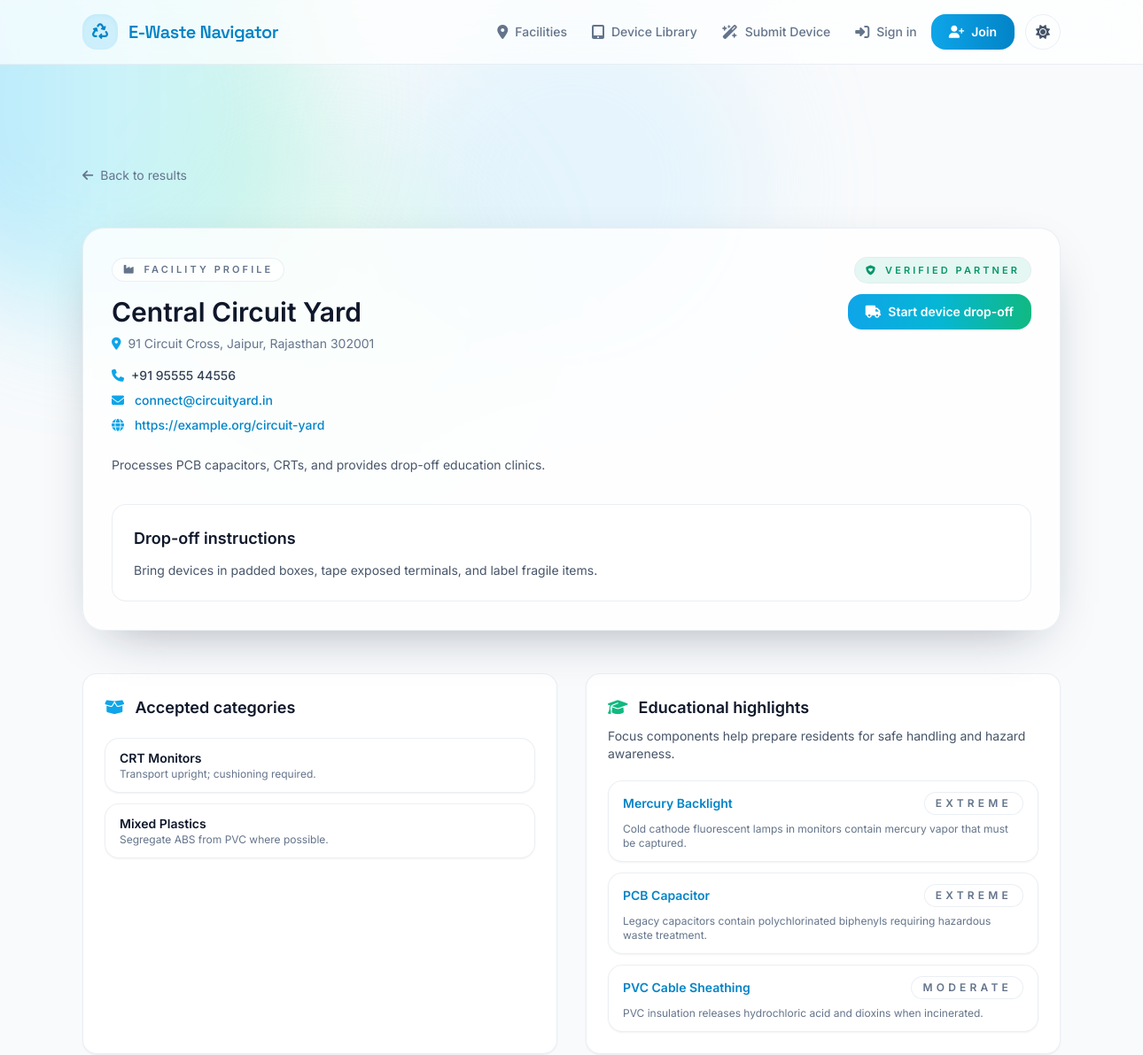
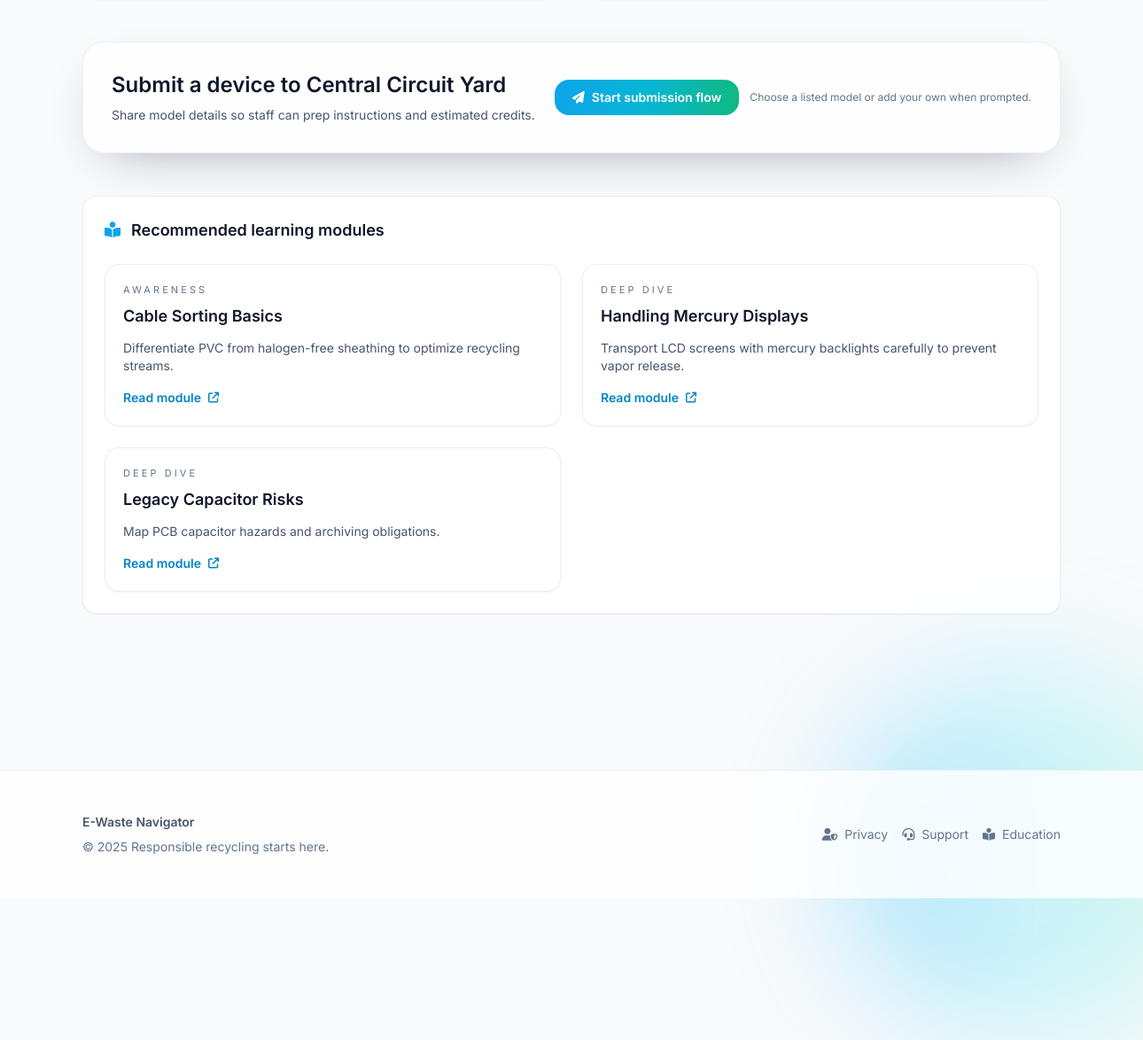
The page /locations/central-circuit-yard/ on the database its author committed (2 pictures, top to bottom).
### facilities/models.py (models this page shows, shortened)
class Facility(models.Model):
	name = models.CharField(max_length=200)
	slug = models.SlugField(max_length=210, unique=True)
	tagline = models.CharField(max_length=255, blank=True)
	description = models.TextField(blank=True)
	street_address = models.CharField(max_length=255)
	city = models.CharField(max_length=120)
	state_province = models.CharField(max_length=120)
	postal_code = models.CharField(max_length=20)
	country = models.CharField(max_length=60, default="India")
	latitude = models.DecimalField(max_digits=9, decimal_places=6, null=True, blank=True)
	longitude = models.DecimalField(max_digits=9, decimal_places=6, null=True, blank=True)
	phone_number = models.CharField(max_length=30, blank=True)
	email = models.EmailField(blank=True)
	website = models.URLField(blank=True)
	hours_of_operation = models.JSONField(default=dict, blank=True)
	drop_off_instructions = models.TextField(blank=True)
	services = models.ManyToManyField(
		FacilityService,
		related_name="facilities",
		blank=True,
	)
	focus_components = models.ManyToManyField(
		'education.HazardousComponent',
		related_name='facilities',
		blank=True,
	)
	is_verified = models.BooleanField(default=False)
	created_at = models.DateTimeField(auto_now_add=True)
	updated_at = models.DateTimeField(auto_now=True)
	class Meta:
		ordering = ["name"]
	@property
	def full_address(self) -> str:
		return f"{self.street_address}, {self.city}, {self.state_province} {self.postal_code}"

class FacilityAcceptedItem(models.Model):
	facility = models.ForeignKey(Facility, related_name="accepted_items", on_delete=models.CASCADE)
	category = models.CharField(max_length=150)
	notes = models.CharField(max_length=255, blank=True)
	class Meta:
		unique_together = ("facility", "category")
		ordering = ["category"]

### education/models.py (models this page shows, shortened)
class HazardousComponent(models.Model):
	LOW = "low"
	MODERATE = "moderate"
	HIGH = "high"
	EXTREME = "extreme"
	HAZARD_LEVEL_CHOICES = [
		(LOW, "Low"),
		(MODERATE, "Moderate"),
		(HIGH, "High"),
		(EXTREME, "Extreme"),
	]
	name = models.CharField(max_length=150)
	slug = models.SlugField(max_length=160, unique=True)
	hazard_level = models.CharField(
		max_length=20,
		choices=HAZARD_LEVEL_CHOICES,
		default=MODERATE,
	)
	overview = models.TextField(help_text="High-level explanation of the component risk.")
	environmental_impact = models.TextField()
	human_health_impact = models.TextField()
	safe_handling_guidance = models.TextField(blank=True)
	last_reviewed = models.DateField(null=True, blank=True)
	created_at = models.DateTimeField(auto_now_add=True)
	updated_at = models.DateTimeField(auto_now=True)
	class Meta:
		ordering = ["name"]

class LearningModule(models.Model):
	AWARENESS = "awareness"
	ACTION = "action"
	DEEP_DIVE = "deep_dive"
	MODULE_TYPE_CHOICES = [
		(AWARENESS, "Awareness"),
		(ACTION, "Actionable Guidance"),
		(DEEP_DIVE, "Deep Dive"),
	]
	title = models.CharField(max_length=200)
	slug = models.SlugField(max_length=210, unique=True)
	summary = models.CharField(max_length=255)
	body = models.TextField()
	module_type = models.CharField(
		max_length=20,
		choices=MODULE_TYPE_CHOICES,
		default=AWARENESS,
	)
	components = models.ManyToManyField(HazardousComponent, related_name="modules")
	estimated_read_time = models.PositiveIntegerField(default=3, help_text="In minutes")
	is_published = models.BooleanField(default=True)
	created_at = models.DateTimeField(auto_now_add=True)
	updated_at = models.DateTimeField(auto_now=True)
	class Meta:
		ordering = ["title"]

### facilities/views.py (the view)
# urls.py: path("locations/<slug:slug>/", views.FacilityDetailView.as_view(), name="facility_detail"),
class FacilityDetailView(DetailView):
	model = Facility
	template_name = "facilities/facility_detail.html"
	context_object_name = "facility"
	slug_field = "slug"
	slug_url_kwarg = "slug"
	def get_queryset(self):
		return (
			Facility.objects.select_related()
			.prefetch_related("services", "focus_components", "accepted_items")
			.all()
		)
	def get_context_data(self, **kwargs):
		context = super().get_context_data(**kwargs)
		facility = self.object
		context["device_submission_form"] = DeviceSubmissionForm(
			initial={"drop_off_facility": facility},
		)
		context["related_modules"] = (
			LearningModule.objects.filter(components__in=facility.focus_components.all())
			.distinct()
			.order_by("title")
		)
		return context

### facilities/templates/facilities/facility_detail.html (shortened to what this page needs)
{% extends "base.html" %}
{% block content %}
<section class="page-section">
    <div class="layout-container space-y-12">
        <a href="{% url 'facilities:facility_list' %}" class="inline-flex items-center gap-2 text-sm text-slate-500 transition hover:text-sky-600 dark:text-slate-400 dark:hover:text-sky-300">
            <i class="fa-solid fa-arrow-left"></i>
            Back to results
        </a>
        <div class="glass-card">
            <div class="flex flex-col gap-6 md:flex-row md:items-start md:justify-between">
                <div>
                    <span class="chip-badge mb-4"><i class="fa-solid fa-industry"></i>Facility profile</span>
                    <h1 class="text-3xl font-semibold text-slate-900 dark:text-white">{{ facility.name }}</h1>
                    <p class="mt-2 text-sm text-slate-500 dark:text-slate-400"><i class="fa-solid fa-location-dot mr-2 text-sky-500"></i>{{ facility.full_address }}</p>
                    <ul class="mt-4 space-y-2 text-sm text-slate-600 dark:text-slate-300">
                        {% if facility.phone_number %}
                            <li><i class="fa-solid fa-phone mr-2 text-sky-500"></i><span class="font-medium text-slate-700 dark:text-slate-200">{{ facility.phone_number }}</span></li>
                        {% endif %}
                        {% if facility.email %}
                            <li>
                                <i class="fa-solid fa-envelope mr-2 text-sky-500"></i>
                                <a href="mailto:{{ facility.email }}" class="font-medium text-sky-600 hover:text-sky-500 dark:text-sky-300 dark:hover:text-sky-200">{{ facility.email }}</a>
                            </li>
                        {% endif %}
                        {% if facility.website %}
                            <li>
                                <i class="fa-solid fa-globe mr-2 text-sky-500"></i>
                                <a href="{{ facility.website }}" target="_blank" rel="noopener" class="font-medium text-sky-600 hover:text-sky-500 dark:text-sky-300 dark:hover:text-sky-200">{{ facility.website }}</a>
                            </li>
                        {% endif %}
                    </ul>
                </div>
                <div class="flex flex-col items-end gap-3 text-sm text-slate-500 dark:text-slate-300">
                    {% if facility.is_verified %}
                        <span class="chip-badge bg-emerald-500/10 text-emerald-600 dark:text-emerald-200">
                            <i class="fa-solid fa-shield-heart"></i>
                            Verified partner
                        </span>
                    {% endif %}
                    <a href="{% url 'devices:submit' %}?facility={{ facility.slug }}" class="primary-btn">
                        <i class="fa-solid fa-truck"></i>
                        Start device drop-off
                    </a>
                </div>
            </div>
            <p class="mt-6 text-sm text-slate-600 leading-relaxed dark:text-slate-300">{{ facility.description|default:"This facility has not added an overview yet." }}</p>
            {% if facility.drop_off_instructions %}
                <div class="mt-8 rounded-2xl border border-slate-200/70 bg-white/70 p-6 shadow-inner shadow-white/40 dark:border-slate-800/60 dark:bg-slate-900/60">
                    <h2 class="card-heading">Drop-off instructions</h2>
                    <p class="mt-3 whitespace-pre-line text-sm text-slate-600 dark:text-slate-300">{{ facility.drop_off_instructions }}</p>
                </div>
            {% endif %}
        </div>
        <div class="grid gap-8 lg:grid-cols-2">
            <section class="subtle-card">
                <h2 class="card-heading flex items-center gap-3"><i class="fa-solid fa-box-open text-sky-500"></i>Accepted categories</h2>
                <ul class="mt-5 space-y-3 text-sm text-slate-600 dark:text-slate-300">
                    {% for item in facility.accepted_items.all %}
                        <li class="rounded-2xl border border-slate-200/70 bg-white/70 px-4 py-3 shadow-sm dark:border-slate-800/60 dark:bg-slate-900/60">
                            <p class="font-semibold text-slate-900 dark:text-white">{{ item.category }}</p>
                            {% if item.notes %}
                                <p class="text-xs text-slate-500 dark:text-slate-400">{{ item.notes }}</p>
                            {% endif %}
                        </li>
                    {% empty %}
                        <li class="text-sm text-slate-500 dark:text-slate-500">Facility has not specified accepted items yet.</li>
                    {% endfor %}
                </ul>
            </section>
            <section class="subtle-card">
                <h2 class="card-heading flex items-center gap-3"><i class="fa-solid fa-graduation-cap text-emerald-500"></i>Educational highlights</h2>
                <p class="card-body mt-2">Focus components help prepare residents for safe handling and hazard awareness.</p>
                <ul class="mt-5 space-y-3 text-sm text-slate-600 dark:text-slate-300">
                    {% for component in facility.focus_components.all %}
                        <li class="rounded-2xl border border-slate-200/70 bg-white/70 px-4 py-3 shadow-sm dark:border-slate-800/60 dark:bg-slate-900/60">
                            <div class="flex items-center justify-between">
                                <p class="font-semibold text-sky-600 dark:text-sky-200">{{ component.name }}</p>
                                <span class="chip-badge text-xs uppercase tracking-[0.35em]">{{ component.get_hazard_level_display }}</span>
                            </div>
                            <p class="mt-2 text-xs text-slate-500 line-clamp-3 dark:text-slate-400">{{ component.overview }}</p>
                        </li>
                    {% empty %}
                        <li class="text-sm text-slate-500 dark:text-slate-500">Assign focus components to surface targeted guidance.</li>
                    {% endfor %}
                </ul>
            </section>
        </div>
        <section class="glass-card">
            <div class="flex flex-col gap-4 md:flex-row md:items-center md:justify-between">
                <div>
                    <h2 class="text-2xl font-semibold text-slate-900 dark:text-white">Submit a device to {{ facility.name }}</h2>
                    <p class="mt-2 text-sm text-slate-600 dark:text-slate-400">Share model details so staff can prep instructions and estimated credits.</p>
                </div>
                <form action="{% url 'devices:submit' %}" method="get" class="flex flex-col gap-3 md:flex-row md:items-center">
                    <button type="submit" class="primary-btn">
                        <i class="fa-solid fa-paper-plane"></i>
                        Start submission flow
                    </button>
                    <span class="text-xs text-slate-500 dark:text-slate-500">Choose a listed model or add your own when prompted.</span>
                </form>
            </div>
        </section>
        {% if related_modules %}
            <section class="subtle-card">
                <h2 class="card-heading flex items-center gap-3"><i class="fa-solid fa-book-open-reader text-sky-500"></i>Recommended learning modules</h2>
                <div class="mt-6 grid gap-6 md:grid-cols-2">
                    {% for module in related_modules %}
                        <article class="rounded-2xl border border-slate-200/70 bg-white/70 p-5 shadow-sm transition hover:-translate-y-[2px] hover:shadow-lg dark:border-slate-800/60 dark:bg-slate-900/60">
                            <p class="card-meta text-[11px] text-slate-500 dark:text-slate-500">{{ module.get_module_type_display }}</p>
                            <h3 class="mt-2 text-lg font-semibold text-slate-900 dark:text-white">{{ module.title }}</h3>
                            <p class="mt-3 text-sm text-slate-600 line-clamp-4 dark:text-slate-400">{{ module.summary }}</p>
                            <a href="#" class="mt-4 inline-flex items-center text-sm font-semibold text-sky-600 hover:text-sky-500 dark:text-sky-300 dark:hover:text-sky-200">
                                Read module
                                <i class="fa-solid fa-arrow-up-right-from-square ml-2 text-xs"></i>
                            </a>
                        </article>
                    {% endfor %}
                </div>
            </section>
        {% endif %}
    </div>
</section>
{% endblock %}

### rows shown on the page
Facility: name "Central Circuit Yard", full_address "91 Circuit Cross, Jaipur, Rajasthan 302001", phone_number "+91 95555 44556", email "connect@circuityard.in", website "https://example.org/circuit-yard", description "Processes PCB capacitors, CRTs, and provides drop-off education clinics.", drop_off_instructions "Bring devices in padded boxes, tape exposed terminals, and label fragile items."
FacilityAcceptedItem: category "CRT Monitors", notes "Transport upright; cushioning required."
FacilityAcceptedItem: category "Mixed Plastics", notes "Segregate ABS from PVC where possible."
HazardousComponent: name "Mercury Backlight", hazard_level "EXTREME", overview "Cold cathode fluorescent lamps in monitors contain mercury vapor that must be captured."
HazardousComponent: name "PCB Capacitor", hazard_level "EXTREME", overview "Legacy capacitors contain polychlorinated biphenyls requiring hazardous waste treatment."
HazardousComponent: name "PVC Cable Sheathing", hazard_level "MODERATE", overview "PVC insulation releases hydrochloric acid and dioxins when incinerated."
LearningModule: module_type "AWARENESS", title "Cable Sorting Basics", summary "Differentiate PVC from halogen-free sheathing to optimize recycling streams."
LearningModule: module_type "DEEP DIVE", title "Handling Mercury Displays", summary "Transport LCD screens with mercury backlights carefully to prevent vapor release."
LearningModule: module_type "DEEP DIVE", title "Legacy Capacitor Risks", summary "Map PCB capacitor hazards and archiving obligations."
